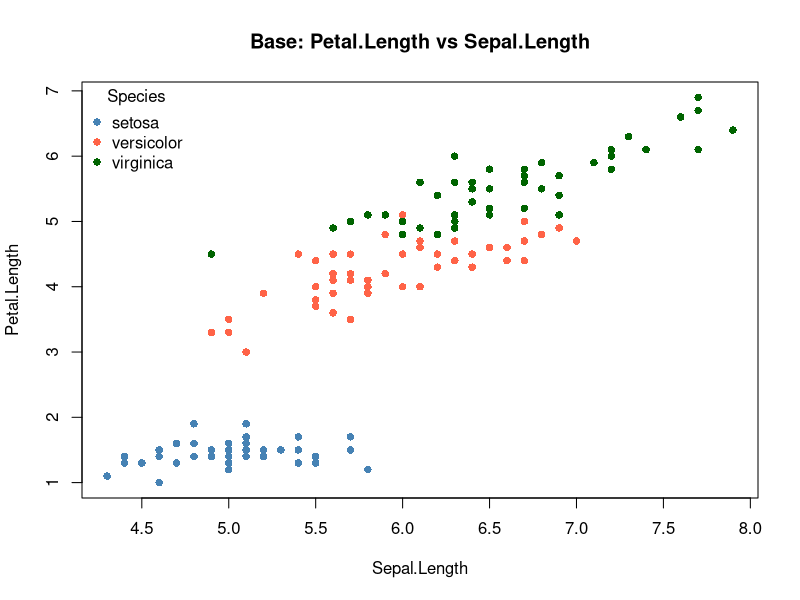
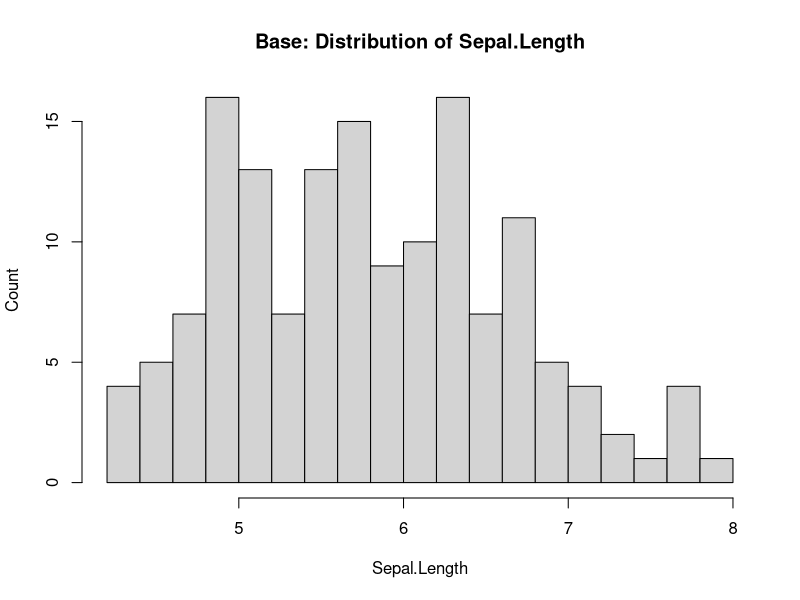
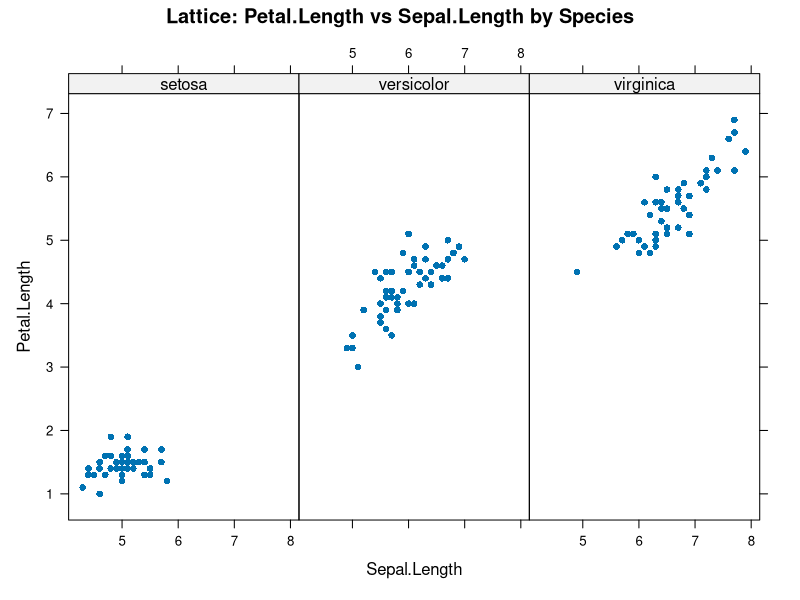
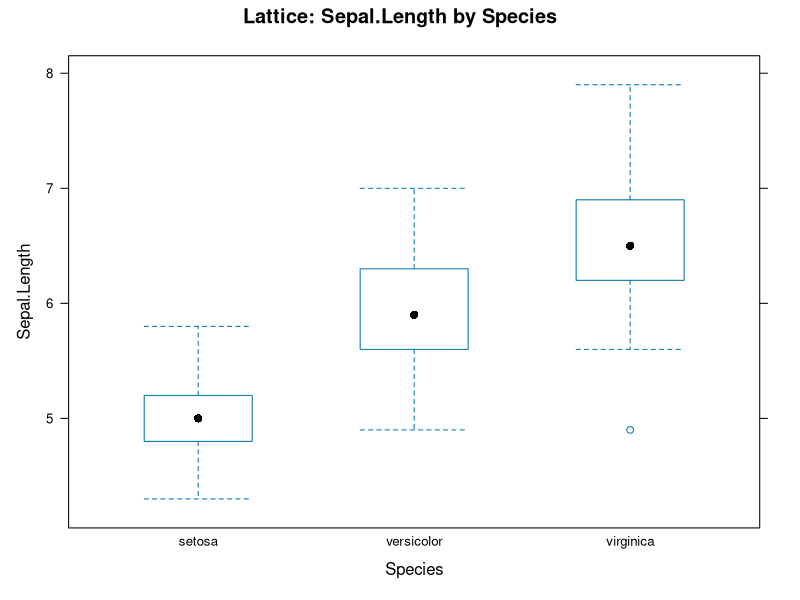
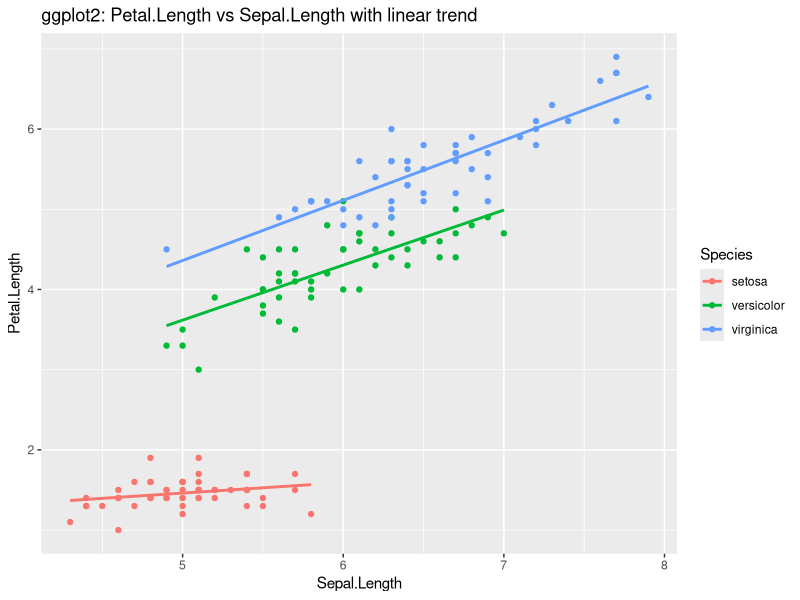
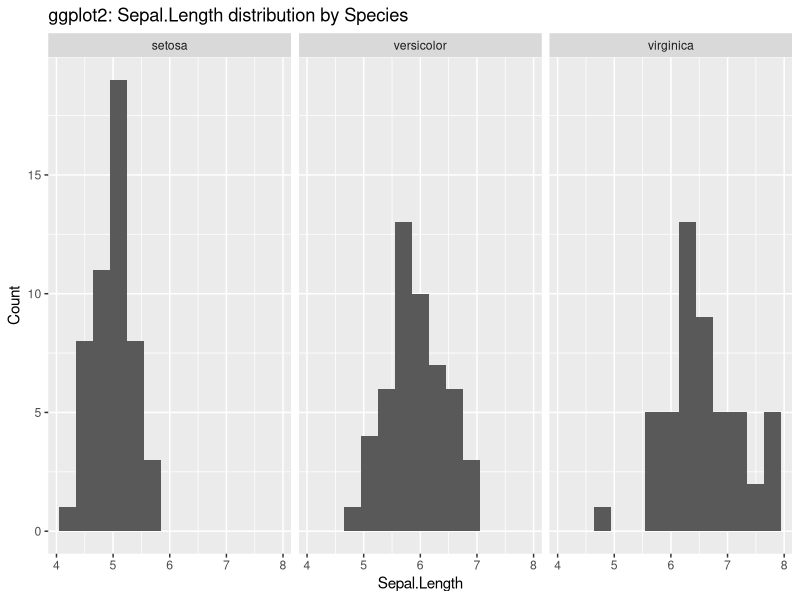

The R script that drew these images, in order:
# Assignment 9, Visualization in R – Base, Lattice, ggplot2
# Save as assignment9.R and run

# Packages
# install.packages(c("lattice", "ggplot2"))

library(lattice)
library(ggplot2)

# Data
data("iris", package = "datasets")
head(iris)

set.seed(42)

# Base R graphics

# Scatter plot with legend
png("base_scatter_iris.png", width = 900, height = 650, res = 120)
species_cols <- c(setosa = "steelblue", versicolor = "tomato", virginica = "darkgreen")
plot(iris$Sepal.Length, iris$Petal.Length,
     main = "Base: Petal.Length vs Sepal.Length",
     xlab = "Sepal.Length",
     ylab = "Petal.Length",
     col = species_cols[iris$Species],
     pch = 16)
legend("topleft",
       legend = levels(iris$Species),
       col = species_cols,
       pch = 16,
       bty = "n",
       title = "Species")
dev.off()

# Histogram
png("base_hist_iris.png", width = 900, height = 650, res = 120)
hist(iris$Sepal.Length,
     main = "Base: Distribution of Sepal.Length",
     xlab = "Sepal.Length",
     ylab = "Count",
     breaks = 15)
dev.off()

# Lattice graphics

# Conditional scatter plot by Species
png("lattice_xy_iris.png", width = 900, height = 650, res = 120)
print(
  xyplot(Petal.Length ~ Sepal.Length | Species,
         data = iris,
         layout = c(3, 1),
         main = "Lattice: Petal.Length vs Sepal.Length by Species",
         xlab = "Sepal.Length",
         ylab = "Petal.Length",
         pch = 16)
)
dev.off()

# Box and whisker plot
png("lattice_bw_iris.png", width = 900, height = 650, res = 120)
print(
  bwplot(Sepal.Length ~ Species,
         data = iris,
         main = "Lattice: Sepal.Length by Species",
         xlab = "Species",
         ylab = "Sepal.Length")
)
dev.off()

# ggplot2

# Scatter with linear trend by Species
p1 <- ggplot(iris, aes(x = Sepal.Length, y = Petal.Length, color = Species)) +
  geom_point() +
  geom_smooth(method = "lm", se = FALSE) +
  labs(title = "ggplot2: Petal.Length vs Sepal.Length with linear trend",
       x = "Sepal.Length",
       y = "Petal.Length")
ggsave("ggplot_scatter_iris.png", plot = p1, width = 7.5, height = 5.2, dpi = 120)

# Faceted histogram
p2 <- ggplot(iris, aes(x = Sepal.Length)) +
  geom_histogram(binwidth = 0.3) +
  facet_wrap(~ Species, nrow = 1) +
  labs(title = "ggplot2: Sepal.Length distribution by Species",
       x = "Sepal.Length",
       y = "Count")
ggsave("ggplot_hist_iris.png", plot = p2, width = 9, height = 4, dpi = 120)
